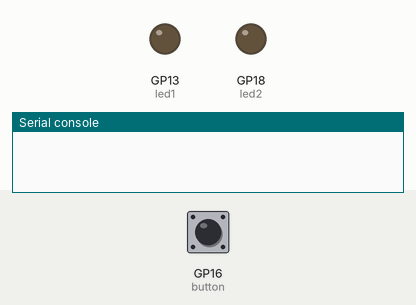
A program run on a simulated Raspberry Pi Pico running CircuitPython. Shown: output pins drawn as LEDs (lit = HIGH), the last lines printed to the serial console. Dashed ring = blinking. Inputs (shaded band) come from the test bench; at power-on: GP16 (button) LOW.

Above: at 1.2 s.
1.3 s: GP16 (button) pulled HIGH for 0.15 s
At 1.6 s:
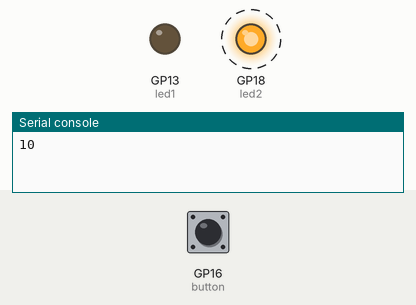
7.4 s: GP16 (button) pulled HIGH for 1 s
At 13.8 s:
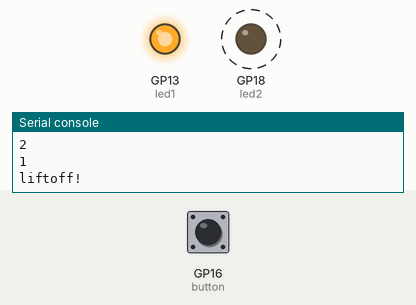
Timing chart, 0 to 15.4 s (numbered marks = the images above; inputs shaded):
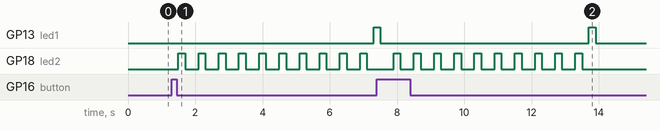

Measured:
- after the input at 1.3 s, GP13 (led1): LOW → HIGH after 6.0 s; GP18 (led2): alternates HIGH for 0.20 s and LOW for 0.40 s, starting after 0.20 s
- after the input at 7.4 s, GP18 (led2): alternates HIGH for 0.20 s and LOW for 0.40 s, 20 changes in all, then stays LOW, starting after 0.50 s

The program:

button.py
```python
#type:ignore
import digitalio
import board
import time

led1 = digitalio.DigitalInOut(board.GP13)
led2 = digitalio.DigitalInOut(board.GP18)
button = digitalio.DigitalInOut(board.GP16) # double check if button is in right pin

led1.direction = digitalio.Direction.OUTPUT
led2.direction = digitalio.Direction.OUTPUT
button.direction = digitalio.Direction.INPUT # put these defines after the LED defines and make sure you know if its PULL.DOWN
button.pull = digitalio.Pull.DOWN

while True:
  if button.value == True: # make sure this encompasses the entire if else and the for x in range
    for x in range(10, -1,-1):
     if x == 0:
      print("liftoff!")
      led1.value = True
      time.sleep(.2)
      led1.value = False
      time.sleep(.2)
     else:
      print(x)
      time.sleep(.2)
      led2.value = True
      time.sleep(.2)
      led2.value = False
      time.sleep(.2)

while True:
  pass
```
